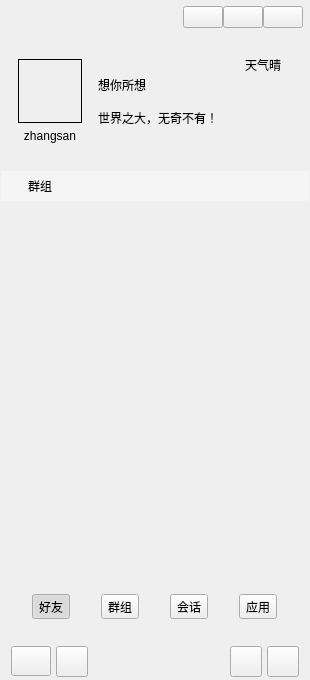
<?xml version="1.0" encoding="UTF-8"?>
<ui version="4.0">
 <class>MainWindow</class>
 <widget class="QWidget" name="MainWindow">
  <property name="geometry">
   <rect>
    <x>0</x>
    <y>0</y>
    <width>310</width>
    <height>680</height>
   </rect>
  </property>
  <property name="maximumSize">
   <size>
    <width>362</width>
    <height>16777215</height>
   </size>
  </property>
  <property name="windowTitle">
   <string>畅想聊天APP</string>
  </property>
  <property name="windowIcon">
   <iconset resource="images.qrc">
    <normaloff>:/resource/background/app.png</normaloff>:/resource/background/app.png</iconset>
  </property>
  <property name="styleSheet">
   <string notr="true"/>
  </property>
  <layout class="QVBoxLayout" name="verticalLayout">
   <property name="spacing">
    <number>0</number>
   </property>
   <property name="leftMargin">
    <number>1</number>
   </property>
   <property name="topMargin">
    <number>1</number>
   </property>
   <property name="rightMargin">
    <number>1</number>
   </property>
   <property name="bottomMargin">
    <number>1</number>
   </property>
   <item>
    <widget class="QWidget" name="widgetUserInfo" native="true">
     <property name="minimumSize">
      <size>
       <width>0</width>
       <height>170</height>
      </size>
     </property>
     <property name="maximumSize">
      <size>
       <width>16777215</width>
       <height>170</height>
      </size>
     </property>
     <layout class="QVBoxLayout" name="verticalLayout_9">
      <property name="spacing">
       <number>0</number>
      </property>
      <property name="leftMargin">
       <number>1</number>
      </property>
      <property name="topMargin">
       <number>1</number>
      </property>
      <property name="rightMargin">
       <number>1</number>
      </property>
      <property name="bottomMargin">
       <number>1</number>
      </property>
      <item>
       <widget class="QWidget" name="widgetWinBar" native="true">
        <property name="minimumSize">
         <size>
          <width>0</width>
          <height>30</height>
         </size>
        </property>
        <property name="maximumSize">
         <size>
          <width>16777215</width>
          <height>30</height>
         </size>
        </property>
        <layout class="QHBoxLayout" name="horizontalLayout_7">
         <property name="spacing">
          <number>0</number>
         </property>
         <property name="leftMargin">
          <number>0</number>
         </property>
         <property name="topMargin">
          <number>0</number>
         </property>
         <property name="rightMargin">
          <number>5</number>
         </property>
         <property name="bottomMargin">
          <number>0</number>
         </property>
         <item>
          <widget class="QLabel" name="label_9">
           <property name="minimumSize">
            <size>
             <width>30</width>
             <height>0</height>
            </size>
           </property>
           <property name="text">
            <string/>
           </property>
           <property name="pixmap">
            <pixmap resource="images.qrc">:/resource/images/robot.png</pixmap>
           </property>
          </widget>
         </item>
         <item>
          <spacer name="horizontalSpacer">
           <property name="orientation">
            <enum>Qt::Horizontal</enum>
           </property>
           <property name="sizeHint" stdset="0">
            <size>
             <width>220</width>
             <height>20</height>
            </size>
           </property>
          </spacer>
         </item>
         <item>
          <widget class="QPushButton" name="btnWinMenu">
           <property name="focusPolicy">
            <enum>Qt::NoFocus</enum>
           </property>
           <property name="text">
            <string/>
           </property>
          </widget>
         </item>
         <item>
          <widget class="QPushButton" name="btnWinMin">
           <property name="focusPolicy">
            <enum>Qt::NoFocus</enum>
           </property>
           <property name="text">
            <string/>
           </property>
           <property name="icon">
            <iconset resource="images.qrc">
             <normaloff>:/resource/common/ic_min.png</normaloff>:/resource/common/ic_min.png</iconset>
           </property>
          </widget>
         </item>
         <item>
          <widget class="QPushButton" name="btnWinClose">
           <property name="focusPolicy">
            <enum>Qt::NoFocus</enum>
           </property>
           <property name="text">
            <string/>
           </property>
           <property name="icon">
            <iconset resource="images.qrc">
             <normaloff>:/resource/common/ic_close_white.png</normaloff>:/resource/common/ic_close_white.png</iconset>
           </property>
          </widget>
         </item>
        </layout>
       </widget>
      </item>
      <item>
       <layout class="QHBoxLayout" name="horizontalLayout_8">
        <property name="spacing">
         <number>5</number>
        </property>
        <property name="leftMargin">
         <number>5</number>
        </property>
        <property name="rightMargin">
         <number>5</number>
        </property>
        <item>
         <widget class="QWidget" name="widget" native="true">
          <layout class="QVBoxLayout" name="verticalLayout_2">
           <item>
            <spacer name="verticalSpacer_4">
             <property name="orientation">
              <enum>Qt::Vertical</enum>
             </property>
             <property name="sizeHint" stdset="0">
              <size>
               <width>20</width>
               <height>40</height>
              </size>
             </property>
            </spacer>
           </item>
           <item>
            <widget class="WidgetHead" name="widgetHead" native="true">
             <property name="minimumSize">
              <size>
               <width>64</width>
               <height>64</height>
              </size>
             </property>
             <property name="maximumSize">
              <size>
               <width>64</width>
               <height>64</height>
              </size>
             </property>
             <property name="styleSheet">
              <string notr="true">border: 1px solid #000000;</string>
             </property>
             <layout class="QHBoxLayout" name="horizontalLayout_9">
              <property name="spacing">
               <number>0</number>
              </property>
              <property name="leftMargin">
               <number>0</number>
              </property>
              <property name="topMargin">
               <number>0</number>
              </property>
              <property name="rightMargin">
               <number>0</number>
              </property>
              <property name="bottomMargin">
               <number>0</number>
              </property>
             </layout>
            </widget>
           </item>
           <item>
            <widget class="QLabel" name="labelUser">
             <property name="text">
              <string>zhangsan</string>
             </property>
             <property name="alignment">
              <set>Qt::AlignCenter</set>
             </property>
            </widget>
           </item>
           <item>
            <spacer name="verticalSpacer_3">
             <property name="orientation">
              <enum>Qt::Vertical</enum>
             </property>
             <property name="sizeHint" stdset="0">
              <size>
               <width>20</width>
               <height>40</height>
              </size>
             </property>
            </spacer>
           </item>
          </layout>
         </widget>
        </item>
        <item>
         <layout class="QVBoxLayout" name="verticalLayout_7">
          <property name="spacing">
           <number>15</number>
          </property>
          <item>
           <spacer name="verticalSpacer_2">
            <property name="orientation">
             <enum>Qt::Vertical</enum>
            </property>
            <property name="sizeHint" stdset="0">
             <size>
              <width>20</width>
              <height>40</height>
             </size>
            </property>
           </spacer>
          </item>
          <item>
           <widget class="QLabel" name="labelUserName">
            <property name="text">
             <string>想你所想</string>
            </property>
           </widget>
          </item>
          <item>
           <widget class="QLabel" name="labelUserMask">
            <property name="text">
             <string>世界之大，无奇不有！</string>
            </property>
           </widget>
          </item>
          <item>
           <spacer name="verticalSpacer">
            <property name="orientation">
             <enum>Qt::Vertical</enum>
            </property>
            <property name="sizeHint" stdset="0">
             <size>
              <width>20</width>
              <height>40</height>
             </size>
            </property>
           </spacer>
          </item>
         </layout>
        </item>
        <item>
         <layout class="QVBoxLayout" name="verticalLayout_8">
          <item>
           <widget class="QLabel" name="label_10">
            <property name="text">
             <string>天气晴</string>
            </property>
            <property name="alignment">
             <set>Qt::AlignCenter</set>
            </property>
           </widget>
          </item>
          <item>
           <widget class="QLabel" name="label_12">
            <property name="text">
             <string/>
            </property>
            <property name="alignment">
             <set>Qt::AlignCenter</set>
            </property>
           </widget>
          </item>
         </layout>
        </item>
       </layout>
      </item>
     </layout>
    </widget>
   </item>
   <item>
    <widget class="AnimationStackedWidget" name="GCStackedWidget">
     <property name="styleSheet">
      <string notr="true"/>
     </property>
     <property name="currentIndex">
      <number>1</number>
     </property>
     <widget class="QWidget" name="page2">
      <layout class="QVBoxLayout" name="verticalLayout_4">
       <property name="spacing">
        <number>0</number>
       </property>
       <property name="leftMargin">
        <number>0</number>
       </property>
       <property name="topMargin">
        <number>0</number>
       </property>
       <property name="rightMargin">
        <number>0</number>
       </property>
       <property name="bottomMargin">
        <number>0</number>
       </property>
       <item>
        <widget class="QWidget" name="widgetFrindT" native="true">
         <property name="maximumSize">
          <size>
           <width>16777215</width>
           <height>30</height>
          </size>
         </property>
         <property name="styleSheet">
          <string notr="true">QWidget#widgetFrindT  {
	background-color: #5AFFFFFF;
}</string>
         </property>
         <layout class="QHBoxLayout" name="horizontalLayout_3" stretch="0,1">
          <property name="spacing">
           <number>10</number>
          </property>
          <property name="leftMargin">
           <number>10</number>
          </property>
          <property name="topMargin">
           <number>0</number>
          </property>
          <property name="rightMargin">
           <number>0</number>
          </property>
          <property name="bottomMargin">
           <number>0</number>
          </property>
          <item>
           <widget class="QLabel" name="label_3">
            <property name="text">
             <string/>
            </property>
            <property name="pixmap">
             <pixmap resource="images.qrc">:/resource/images/ic_user.png</pixmap>
            </property>
            <property name="scaledContents">
             <bool>false</bool>
            </property>
           </widget>
          </item>
          <item>
           <widget class="QLabel" name="label_4">
            <property name="text">
             <string>联系人</string>
            </property>
           </widget>
          </item>
         </layout>
        </widget>
       </item>
       <item>
        <widget class="QQListWidget" name="frindListWidget" native="true"/>
       </item>
      </layout>
     </widget>
     <widget class="QWidget" name="page3">
      <layout class="QVBoxLayout" name="verticalLayout_3">
       <property name="spacing">
        <number>0</number>
       </property>
       <property name="leftMargin">
        <number>0</number>
       </property>
       <property name="topMargin">
        <number>0</number>
       </property>
       <property name="rightMargin">
        <number>0</number>
       </property>
       <property name="bottomMargin">
        <number>0</number>
       </property>
       <item>
        <widget class="QWidget" name="widgetGroupT" native="true">
         <property name="maximumSize">
          <size>
           <width>16777215</width>
           <height>30</height>
          </size>
         </property>
         <property name="styleSheet">
          <string notr="true">QWidget#widgetGroupT  {
	background-color: #5AFFFFFF;
}</string>
         </property>
         <layout class="QHBoxLayout" name="horizontalLayout_4" stretch="0,1">
          <property name="spacing">
           <number>10</number>
          </property>
          <property name="leftMargin">
           <number>10</number>
          </property>
          <property name="topMargin">
           <number>0</number>
          </property>
          <property name="rightMargin">
           <number>0</number>
          </property>
          <property name="bottomMargin">
           <number>0</number>
          </property>
          <item>
           <widget class="QLabel" name="label_5">
            <property name="text">
             <string/>
            </property>
            <property name="pixmap">
             <pixmap resource="images.qrc">:/resource/images/ic_group.png</pixmap>
            </property>
            <property name="scaledContents">
             <bool>false</bool>
            </property>
           </widget>
          </item>
          <item>
           <widget class="QLabel" name="label_6">
            <property name="text">
             <string>群组</string>
            </property>
           </widget>
          </item>
         </layout>
        </widget>
       </item>
       <item>
        <widget class="QQListWidget" name="groupListWidget" native="true"/>
       </item>
      </layout>
     </widget>
     <widget class="QWidget" name="page">
      <layout class="QVBoxLayout" name="verticalLayout_10">
       <property name="spacing">
        <number>0</number>
       </property>
       <property name="leftMargin">
        <number>0</number>
       </property>
       <property name="topMargin">
        <number>0</number>
       </property>
       <property name="rightMargin">
        <number>0</number>
       </property>
       <property name="bottomMargin">
        <number>0</number>
       </property>
       <item>
        <widget class="QWidget" name="widgetConVT" native="true">
         <property name="maximumSize">
          <size>
           <width>16777215</width>
           <height>30</height>
          </size>
         </property>
         <property name="styleSheet">
          <string notr="true">QWidget#widgetConVT  {
	background-color: #5AFFFFFF;
}</string>
         </property>
         <layout class="QHBoxLayout" name="horizontalLayout_2" stretch="0,1">
          <property name="spacing">
           <number>10</number>
          </property>
          <property name="leftMargin">
           <number>10</number>
          </property>
          <property name="topMargin">
           <number>0</number>
          </property>
          <property name="rightMargin">
           <number>0</number>
          </property>
          <property name="bottomMargin">
           <number>0</number>
          </property>
          <item>
           <widget class="QLabel" name="label">
            <property name="text">
             <string/>
            </property>
            <property name="pixmap">
             <pixmap resource="images.qrc">:/resource/images/ic_chat.png</pixmap>
            </property>
            <property name="scaledContents">
             <bool>false</bool>
            </property>
           </widget>
          </item>
          <item>
           <widget class="QLabel" name="label_2">
            <property name="text">
             <string>会话</string>
            </property>
           </widget>
          </item>
         </layout>
        </widget>
       </item>
       <item>
        <widget class="QQListWidget" name="convationListWidget" native="true"/>
       </item>
      </layout>
     </widget>
     <widget class="QWidget" name="page_2">
      <layout class="QVBoxLayout" name="verticalLayout_6">
       <property name="spacing">
        <number>0</number>
       </property>
       <property name="leftMargin">
        <number>0</number>
       </property>
       <property name="topMargin">
        <number>0</number>
       </property>
       <property name="rightMargin">
        <number>0</number>
       </property>
       <property name="bottomMargin">
        <number>0</number>
       </property>
       <item>
        <widget class="QWidget" name="widgetApply" native="true">
         <property name="maximumSize">
          <size>
           <width>16777215</width>
           <height>30</height>
          </size>
         </property>
         <property name="styleSheet">
          <string notr="true">QWidget#widgetApply  {
	background-color: #5AFFFFFF;
}</string>
         </property>
         <layout class="QHBoxLayout" name="horizontalLayout_6" stretch="0,1">
          <property name="spacing">
           <number>10</number>
          </property>
          <property name="leftMargin">
           <number>10</number>
          </property>
          <property name="topMargin">
           <number>0</number>
          </property>
          <property name="rightMargin">
           <number>0</number>
          </property>
          <property name="bottomMargin">
           <number>0</number>
          </property>
          <item>
           <widget class="QLabel" name="label_7">
            <property name="text">
             <string/>
            </property>
            <property name="pixmap">
             <pixmap resource="images.qrc">:/resource/images/ic_app.png</pixmap>
            </property>
            <property name="scaledContents">
             <bool>false</bool>
            </property>
           </widget>
          </item>
          <item>
           <widget class="QLabel" name="label_8">
            <property name="text">
             <string>应用</string>
            </property>
           </widget>
          </item>
         </layout>
        </widget>
       </item>
       <item>
        <widget class="QQListWidget" name="widget_5" native="true"/>
       </item>
      </layout>
     </widget>
    </widget>
   </item>
   <item>
    <widget class="QWidget" name="widgetBottom" native="true">
     <property name="minimumSize">
      <size>
       <width>0</width>
       <height>110</height>
      </size>
     </property>
     <property name="maximumSize">
      <size>
       <width>16777215</width>
       <height>110</height>
      </size>
     </property>
     <layout class="QVBoxLayout" name="verticalLayout_5">
      <property name="spacing">
       <number>0</number>
      </property>
      <property name="leftMargin">
       <number>0</number>
      </property>
      <property name="topMargin">
       <number>0</number>
      </property>
      <property name="rightMargin">
       <number>0</number>
      </property>
      <property name="bottomMargin">
       <number>0</number>
      </property>
      <item>
       <widget class="QWidget" name="widgetButtons" native="true">
        <property name="minimumSize">
         <size>
          <width>0</width>
          <height>65</height>
         </size>
        </property>
        <layout class="QHBoxLayout" name="horizontalLayout">
         <property name="spacing">
          <number>0</number>
         </property>
         <property name="leftMargin">
          <number>0</number>
         </property>
         <property name="topMargin">
          <number>0</number>
         </property>
         <property name="rightMargin">
          <number>0</number>
         </property>
         <property name="bottomMargin">
          <number>0</number>
         </property>
         <item>
          <widget class="QToolButton" name="btnFrind">
           <property name="text">
            <string>好友</string>
           </property>
           <property name="icon">
            <iconset resource="images.qrc">
             <normaloff>:/resource/images/contacts.png</normaloff>:/resource/images/contacts.png</iconset>
           </property>
           <property name="iconSize">
            <size>
             <width>24</width>
             <height>24</height>
            </size>
           </property>
           <property name="checkable">
            <bool>true</bool>
           </property>
           <property name="checked">
            <bool>true</bool>
           </property>
           <property name="toolButtonStyle">
            <enum>Qt::ToolButtonTextUnderIcon</enum>
           </property>
          </widget>
         </item>
         <item>
          <widget class="QToolButton" name="btnGroup">
           <property name="text">
            <string>群组</string>
           </property>
           <property name="icon">
            <iconset resource="images.qrc">
             <normaloff>:/resource/images/group_normal.png</normaloff>:/resource/images/group_normal.png</iconset>
           </property>
           <property name="iconSize">
            <size>
             <width>24</width>
             <height>24</height>
            </size>
           </property>
           <property name="checkable">
            <bool>true</bool>
           </property>
           <property name="toolButtonStyle">
            <enum>Qt::ToolButtonTextUnderIcon</enum>
           </property>
          </widget>
         </item>
         <item>
          <widget class="QToolButton" name="btnConversation">
           <property name="toolTip">
            <string>会话</string>
           </property>
           <property name="text">
            <string>会话</string>
           </property>
           <property name="icon">
            <iconset resource="images.qrc">
             <normaloff>:/resource/images/conversation_normal.png</normaloff>:/resource/images/conversation_normal.png</iconset>
           </property>
           <property name="iconSize">
            <size>
             <width>24</width>
             <height>24</height>
            </size>
           </property>
           <property name="checkable">
            <bool>true</bool>
           </property>
           <property name="checked">
            <bool>false</bool>
           </property>
           <property name="toolButtonStyle">
            <enum>Qt::ToolButtonTextUnderIcon</enum>
           </property>
          </widget>
         </item>
         <item>
          <widget class="QToolButton" name="btnApplay">
           <property name="toolTip">
            <string>应用</string>
           </property>
           <property name="text">
            <string>应用</string>
           </property>
           <property name="icon">
            <iconset resource="images.qrc">
             <normaloff>:/resource/images/applay.png</normaloff>:/resource/images/applay.png</iconset>
           </property>
           <property name="iconSize">
            <size>
             <width>24</width>
             <height>24</height>
            </size>
           </property>
           <property name="checkable">
            <bool>true</bool>
           </property>
           <property name="checked">
            <bool>false</bool>
           </property>
           <property name="toolButtonStyle">
            <enum>Qt::ToolButtonTextUnderIcon</enum>
           </property>
          </widget>
         </item>
        </layout>
       </widget>
      </item>
      <item>
       <widget class="QWidget" name="widgetMenu" native="true">
        <property name="minimumSize">
         <size>
          <width>0</width>
          <height>35</height>
         </size>
        </property>
        <property name="maximumSize">
         <size>
          <width>16777215</width>
          <height>35</height>
         </size>
        </property>
        <layout class="QHBoxLayout" name="horizontalLayout_5">
         <property name="spacing">
          <number>5</number>
         </property>
         <property name="leftMargin">
          <number>10</number>
         </property>
         <property name="topMargin">
          <number>2</number>
         </property>
         <property name="rightMargin">
          <number>10</number>
         </property>
         <property name="bottomMargin">
          <number>2</number>
         </property>
         <item>
          <widget class="QPushButton" name="btnSysMenu">
           <property name="minimumSize">
            <size>
             <width>0</width>
             <height>30</height>
            </size>
           </property>
           <property name="toolTip">
            <string>系统菜单</string>
           </property>
           <property name="text">
            <string/>
           </property>
           <property name="icon">
            <iconset resource="images.qrc">
             <normaloff>:/resource/common/ic_sysmen.png</normaloff>:/resource/common/ic_sysmen.png</iconset>
           </property>
           <property name="iconSize">
            <size>
             <width>24</width>
             <height>24</height>
            </size>
           </property>
          </widget>
         </item>
         <item>
          <widget class="QToolButton" name="tbtnAddUser">
           <property name="minimumSize">
            <size>
             <width>0</width>
             <height>30</height>
            </size>
           </property>
           <property name="toolTip">
            <string>添加好友</string>
           </property>
           <property name="text">
            <string/>
           </property>
           <property name="icon">
            <iconset resource="images.qrc">
             <normaloff>:/resource/common/ic_user_add.png</normaloff>:/resource/common/ic_user_add.png</iconset>
           </property>
           <property name="iconSize">
            <size>
             <width>24</width>
             <height>24</height>
            </size>
           </property>
          </widget>
         </item>
         <item>
          <spacer name="horizontalSpacer_2">
           <property name="orientation">
            <enum>Qt::Horizontal</enum>
           </property>
           <property name="sizeHint" stdset="0">
            <size>
             <width>40</width>
             <height>20</height>
            </size>
           </property>
          </spacer>
         </item>
         <item>
          <widget class="QToolButton" name="tbtnWeather">
           <property name="minimumSize">
            <size>
             <width>0</width>
             <height>30</height>
            </size>
           </property>
           <property name="toolTip">
            <string>天气查询</string>
           </property>
           <property name="text">
            <string/>
           </property>
           <property name="icon">
            <iconset resource="images.qrc">
             <normaloff>:/resource/common/ic_weather.png</normaloff>:/resource/common/ic_weather.png</iconset>
           </property>
           <property name="iconSize">
            <size>
             <width>24</width>
             <height>24</height>
            </size>
           </property>
          </widget>
         </item>
         <item>
          <widget class="QToolButton" name="tbtnCalendar">
           <property name="minimumSize">
            <size>
             <width>0</width>
             <height>30</height>
            </size>
           </property>
           <property name="toolTip">
            <string>日历</string>
           </property>
           <property name="text">
            <string/>
           </property>
           <property name="icon">
            <iconset resource="images.qrc">
             <normaloff>:/resource/common/ic_calendar.png</normaloff>:/resource/common/ic_calendar.png</iconset>
           </property>
           <property name="iconSize">
            <size>
             <width>24</width>
             <height>24</height>
            </size>
           </property>
          </widget>
         </item>
        </layout>
       </widget>
      </item>
     </layout>
    </widget>
   </item>
  </layout>
 </widget>
 <layoutdefault spacing="6" margin="11"/>
 <customwidgets>
  <customwidget>
   <class>QQListWidget</class>
   <extends>QWidget</extends>
   <header>qqlist/qqlistwidget.h</header>
   <container>1</container>
  </customwidget>
  <customwidget>
   <class>WidgetHead</class>
   <extends>QWidget</extends>
   <header location="global">widgethead.h</header>
   <container>1</container>
  </customwidget>
  <customwidget>
   <class>AnimationStackedWidget</class>
   <extends>QStackedWidget</extends>
   <header>animationstackedwidget.h</header>
   <container>1</container>
  </customwidget>
 </customwidgets>
 <resources>
  <include location="images.qrc"/>
 </resources>
 <connections>
  <connection>
   <sender>btnWinMin</sender>
   <signal>clicked()</signal>
   <receiver>MainWindow</receiver>
   <slot>showMinimized()</slot>
   <hints>
    <hint type="sourcelabel">
     <x>265</x>
     <y>13</y>
    </hint>
    <hint type="destinationlabel">
     <x>330</x>
     <y>81</y>
    </hint>
   </hints>
  </connection>
  <connection>
   <sender>btnWinClose</sender>
   <signal>clicked()</signal>
   <receiver>MainWindow</receiver>
   <slot>hide()</slot>
   <hints>
    <hint type="sourcelabel">
     <x>288</x>
     <y>17</y>
    </hint>
    <hint type="destinationlabel">
     <x>399</x>
     <y>54</y>
    </hint>
   </hints>
  </connection>
 </connections>
</ui>
